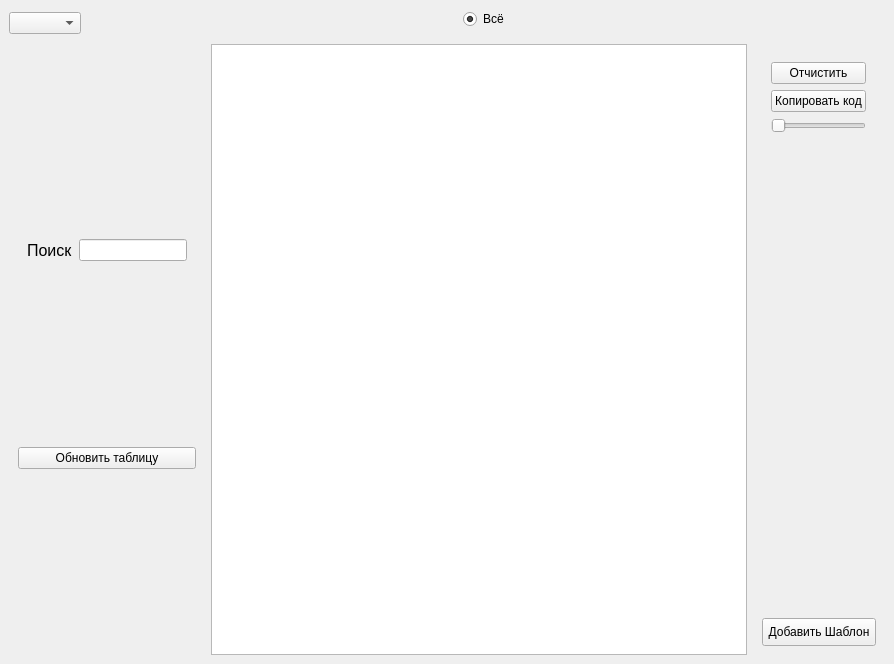
<?xml version="1.0" encoding="UTF-8"?>
<ui version="4.0">
 <class>MainWindow</class>
 <widget class="QMainWindow" name="MainWindow">
  <property name="enabled">
   <bool>true</bool>
  </property>
  <property name="geometry">
   <rect>
    <x>0</x>
    <y>0</y>
    <width>894</width>
    <height>664</height>
   </rect>
  </property>
  <property name="sizePolicy">
   <sizepolicy hsizetype="Preferred" vsizetype="Preferred">
    <horstretch>0</horstretch>
    <verstretch>0</verstretch>
   </sizepolicy>
  </property>
  <property name="windowTitle">
   <string>MainWindow</string>
  </property>
  <property name="styleSheet">
   <string notr="true"/>
  </property>
  <widget class="QWidget" name="main_lwidget">
   <property name="sizePolicy">
    <sizepolicy hsizetype="Maximum" vsizetype="Maximum">
     <horstretch>0</horstretch>
     <verstretch>0</verstretch>
    </sizepolicy>
   </property>
   <property name="baseSize">
    <size>
     <width>0</width>
     <height>0</height>
    </size>
   </property>
   <property name="mouseTracking">
    <bool>false</bool>
   </property>
   <property name="styleSheet">
    <string notr="true"/>
   </property>
   <layout class="QVBoxLayout" name="verticalLayout">
    <item>
     <layout class="QHBoxLayout" name="horizontalLayout_3" stretch="1,20">
      <item>
       <layout class="QGridLayout" name="gridLayout">
        <item row="0" column="0">
         <widget class="QComboBox" name="comboBox"/>
        </item>
       </layout>
      </item>
      <item>
       <widget class="QFrame" name="filter_lay">
        <property name="sizePolicy">
         <sizepolicy hsizetype="Minimum" vsizetype="Minimum">
          <horstretch>0</horstretch>
          <verstretch>0</verstretch>
         </sizepolicy>
        </property>
        <property name="maximumSize">
         <size>
          <width>1221</width>
          <height>150</height>
         </size>
        </property>
        <property name="styleSheet">
         <string notr="true"/>
        </property>
        <layout class="QHBoxLayout" name="horizontalLayout">
         <property name="spacing">
          <number>6</number>
         </property>
         <property name="topMargin">
          <number>0</number>
         </property>
         <item>
          <widget class="QRadioButton" name="all">
           <property name="sizePolicy">
            <sizepolicy hsizetype="Maximum" vsizetype="Maximum">
             <horstretch>0</horstretch>
             <verstretch>0</verstretch>
            </sizepolicy>
           </property>
           <property name="acceptDrops">
            <bool>false</bool>
           </property>
           <property name="autoFillBackground">
            <bool>false</bool>
           </property>
           <property name="styleSheet">
            <string notr="true"/>
           </property>
           <property name="text">
            <string>Всё</string>
           </property>
           <property name="checked">
            <bool>true</bool>
           </property>
           <attribute name="buttonGroup">
            <string notr="true">check_button_group</string>
           </attribute>
          </widget>
         </item>
        </layout>
       </widget>
      </item>
     </layout>
    </item>
    <item>
     <layout class="QHBoxLayout" name="main_horizantal" stretch="0,13,3">
      <item>
       <widget class="QFrame" name="tab_lay">
        <layout class="QVBoxLayout" name="table_lay" stretch="0,0,0">
         <property name="spacing">
          <number>0</number>
         </property>
         <item>
          <widget class="QFrame" name="serach_lay">
           <property name="sizePolicy">
            <sizepolicy hsizetype="Minimum" vsizetype="Maximum">
             <horstretch>0</horstretch>
             <verstretch>0</verstretch>
            </sizepolicy>
           </property>
           <layout class="QHBoxLayout" name="horizontalLayout_4" stretch="1,4">
            <item>
             <widget class="QLabel" name="label_search">
              <property name="sizePolicy">
               <sizepolicy hsizetype="Maximum" vsizetype="Preferred">
                <horstretch>0</horstretch>
                <verstretch>0</verstretch>
               </sizepolicy>
              </property>
              <property name="styleSheet">
               <string notr="true">font-size: 16px</string>
              </property>
              <property name="text">
               <string>Поиск</string>
              </property>
             </widget>
            </item>
            <item>
             <widget class="QLineEdit" name="search_edit">
              <property name="styleSheet">
               <string notr="true">border-color: 2px solid rgb(255, 0, 17);</string>
              </property>
             </widget>
            </item>
           </layout>
          </widget>
         </item>
         <item>
          <layout class="QVBoxLayout" name="verticalLayout_2"/>
         </item>
         <item>
          <widget class="QPushButton" name="update_table_bnt">
           <property name="styleSheet">
            <string notr="true"/>
           </property>
           <property name="text">
            <string>Обновить таблицу</string>
           </property>
          </widget>
         </item>
        </layout>
       </widget>
      </item>
      <item>
       <layout class="QHBoxLayout" name="horizontalLayout_2">
        <item>
         <widget class="QTextEdit" name="textEdit">
          <property name="enabled">
           <bool>true</bool>
          </property>
          <property name="baseSize">
           <size>
            <width>0</width>
            <height>0</height>
           </size>
          </property>
          <property name="styleSheet">
           <string notr="true"/>
          </property>
         </widget>
        </item>
       </layout>
      </item>
      <item>
       <widget class="QFrame" name="right_lay">
        <layout class="QVBoxLayout" name="verticalLayout_3" stretch="20,1">
         <item>
          <widget class="QFrame" name="frame_2">
           <property name="sizePolicy">
            <sizepolicy hsizetype="Minimum" vsizetype="Minimum">
             <horstretch>0</horstretch>
             <verstretch>0</verstretch>
            </sizepolicy>
           </property>
           <layout class="QFormLayout" name="formLayout">
            <property name="horizontalSpacing">
             <number>0</number>
            </property>
            <property name="verticalSpacing">
             <number>6</number>
            </property>
            <property name="rightMargin">
             <number>10</number>
            </property>
            <item row="0" column="1">
             <widget class="QPushButton" name="clear_button">
              <property name="sizePolicy">
               <sizepolicy hsizetype="Preferred" vsizetype="Preferred">
                <horstretch>0</horstretch>
                <verstretch>0</verstretch>
               </sizepolicy>
              </property>
              <property name="text">
               <string>Отчистить</string>
              </property>
             </widget>
            </item>
            <item row="1" column="1">
             <widget class="QPushButton" name="copy_code_button">
              <property name="text">
               <string>Копировать код</string>
              </property>
             </widget>
            </item>
            <item row="3" column="1">
             <widget class="QSlider" name="horizontalSlider">
              <property name="sizePolicy">
               <sizepolicy hsizetype="Minimum" vsizetype="Minimum">
                <horstretch>0</horstretch>
                <verstretch>0</verstretch>
               </sizepolicy>
              </property>
              <property name="styleSheet">
               <string notr="true">border: 0px;</string>
              </property>
              <property name="orientation">
               <enum>Qt::Horizontal</enum>
              </property>
             </widget>
            </item>
           </layout>
          </widget>
         </item>
         <item>
          <layout class="QVBoxLayout" name="button_lay">
           <item>
            <widget class="QPushButton" name="Add_s">
             <property name="sizePolicy">
              <sizepolicy hsizetype="Minimum" vsizetype="Preferred">
               <horstretch>0</horstretch>
               <verstretch>0</verstretch>
              </sizepolicy>
             </property>
             <property name="text">
              <string>Добавить Шаблон</string>
             </property>
            </widget>
           </item>
          </layout>
         </item>
        </layout>
       </widget>
      </item>
     </layout>
    </item>
   </layout>
  </widget>
 </widget>
 <resources/>
 <connections/>
 <buttongroups>
  <buttongroup name="check_button_group"/>
 </buttongroups>
</ui>
